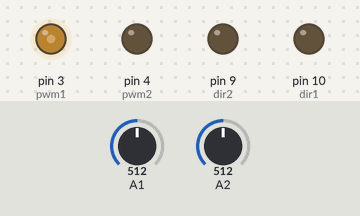
Bench run of a sketch on a simulated Arduino Uno, built with avr-gcc and run on an emulated ATmega328P. Shown: output pins drawn as LEDs (lit = HIGH). The test bench sets the inputs (shaded band); at power-on: A1 = 512, A2 = 512. What the sketch prints to the serial monitor is not drawn.

Above: at 1.2 s.
1.3 s: A1 set to 525
4.3 s: A1 set to 550
At 4.7 s:
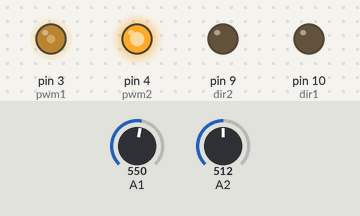
5.8 s: A2 set to 716
At 7.0 s:
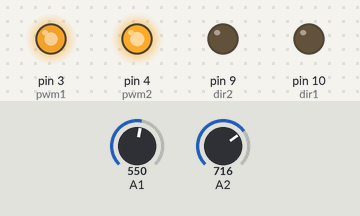
7.3 s: A2 set to 1023
At 8.2 s:
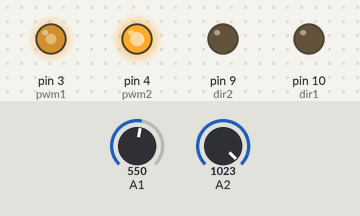
8.8 s: A1 set to 511
At 9.3 s:
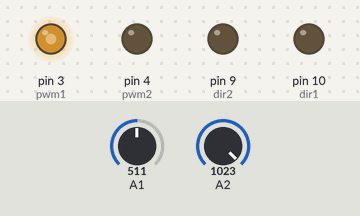
10.3 s: A2 set to 306
At 11.7 s:
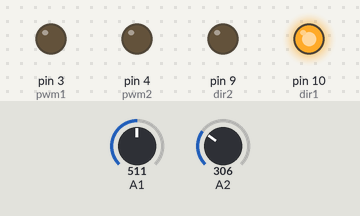
Timing chart, 0 to 12.8 s (numbered marks = the images above; inputs shaded):
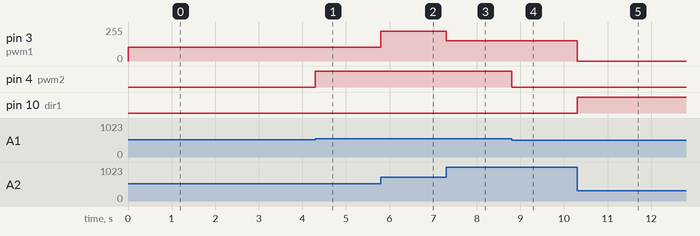

Measured:
- the behaviour switches between 533 and 534 on A1 (found by bisection; images 0 and 1)
- after the input at 4.3 s, pin 4 (pwm2): LOW → HIGH at once
- after the input at 5.8 s, pin 3 (pwm1): 104/255 → 225/255 at once
- after the input at 7.3 s, pin 3 (pwm1): 225/255 → 151/255 at once
- after the input at 8.8 s, pin 4 (pwm2): HIGH → LOW at once
- after the input at 10.3 s, pin 3 (pwm1): 151/255 → 0/255 at once; pin 10 (dir1): LOW → HIGH at once

The sketch:

BlueW-Robosoccer.ino
```cpp
int pwm1 = 3;
int dir1 = 10;
int pwm2 = 4;
int dir2 = 9;

void setup() {
  pinMode(A1, INPUT);
  pinMode(A2, INPUT);
  pinMode(pwm1, OUTPUT);
  pinMode(dir1, OUTPUT);
  pinMode(dir2, OUTPUT);
  pinMode(pwm2, OUTPUT);
  Serial.begin(115200);
}
int lya, rya;

void loop() {

  lya = map(analogRead(A2), 0 , 707 ,  200 , -220);
  rya = map(analogRead(A1), 0 , 707 ,  200 , -235);


//  if (lya > -10 && lya < 20 && rya > -5 && rya < 20)
//  {
//    lya = rya = 0;
//  }

if (lya > -10 && lya < 20 )
  {
    lya = 0;
  }
  if( rya > -20 && rya < 20){
    rya=0 ;
  }
  //  lya = 20;
  Serial.print(lya);
  Serial.print("\t");
  Serial.println(rya);
  //  rya = 20;
  if (lya < 0)
  {
    digitalWrite(dir1 , 0);
    //Serial.print();
    analogWrite(pwm1 , -lya);
  }
  else
  {
    digitalWrite(dir1 , 1);
    analogWrite(pwm1 , lya);
  }

  if (rya < 0)
  {
    digitalWrite(dir2 , 0);
    analogWrite(pwm2 , -rya);
  }
  else
  {

    digitalWrite(dir2 , 1);
    analogWrite(pwm2 , rya);
  }

}
```
